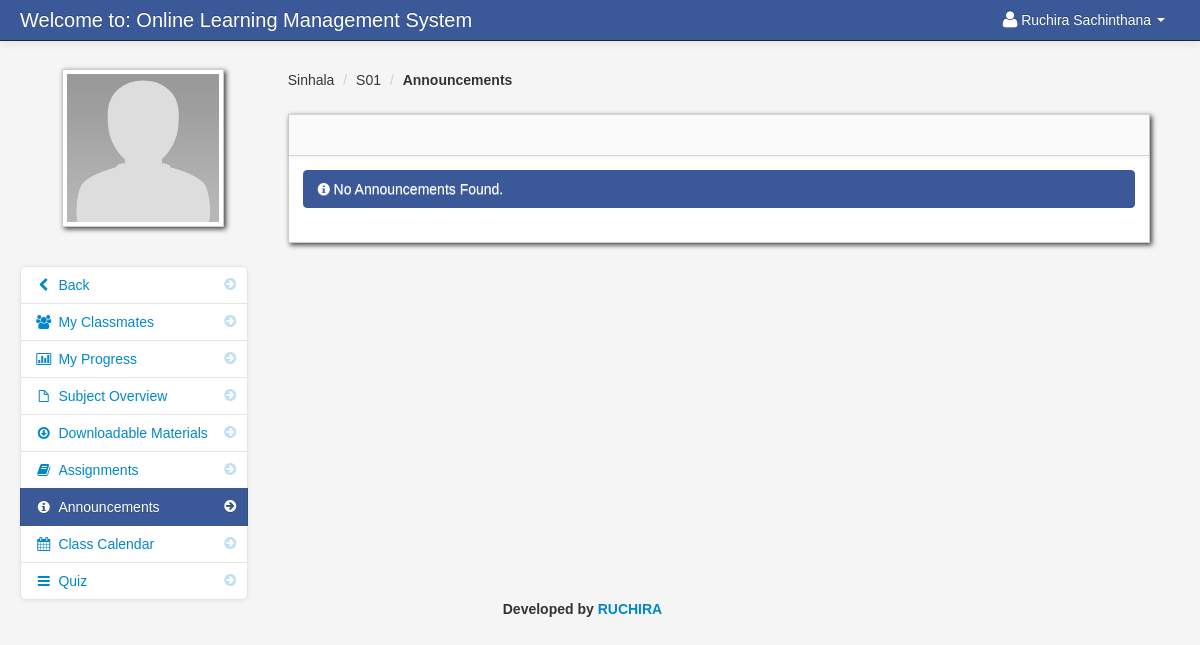
Screenshot of /announcements_student.php?id=1 (signed in) with the database file from the repository.
### tables this page shows
CREATE TABLE `student` (
  `student_id` int(11) NOT NULL,
  `firstname` varchar(100) NOT NULL,
  `lastname` varchar(100) NOT NULL,
  `class_id` int(11) NOT NULL,
  `username` varchar(100) NOT NULL,
  `password` varchar(100) NOT NULL,
  `location` varchar(100) NOT NULL,
  `status` varchar(100) NOT NULL
);

CREATE TABLE `teacher_class` (
  `teacher_class_id` int(11) NOT NULL,
  `teacher_id` int(11) NOT NULL,
  `class_id` int(11) NOT NULL,
  `subject_id` int(11) NOT NULL,
  `thumbnails` varchar(100) NOT NULL,
  `school_year` varchar(100) NOT NULL
);

CREATE TABLE `class` (
  `class_id` int(11) NOT NULL,
  `class_name` varchar(100) NOT NULL
);

CREATE TABLE `subject` (
  `subject_id` int(11) NOT NULL,
  `subject_code` varchar(100) NOT NULL,
  `subject_title` varchar(100) NOT NULL,
  `category` varchar(100) NOT NULL,
  `description` longtext NOT NULL,
  `unit` int(11) NOT NULL,
  `Pre_req` varchar(100) NOT NULL,
  `semester` varchar(100) NOT NULL
);

### session.php (called while the page is built, shortened)
<?php
$session_id=$_SESSION['id'];
?>

### announcements_student.php (the view, shortened to what this page needs)
<?php include('header_dashboard.php'); ?>
<?php include('session.php'); ?>
<?php $get_id = $_GET['id']; ?>
    <body>
		<?php include('navbar_student.php'); ?>
        <div class="container-fluid">
            <div class="row-fluid">
				<?php include('annoucement_link_student.php'); ?>
                <div class="span9" id="content">
                     <div class="row-fluid">
										<?php $class_query = mysqli_query($conn,"select * from teacher_class
										LEFT JOIN class ON class.class_id = teacher_class.class_id
										LEFT JOIN subject ON subject.subject_id = teacher_class.subject_id
										where teacher_class_id = '$get_id'")or die(mysqli_error());
										$class_row = mysqli_fetch_array($class_query);
										?>
					     <ul class="breadcrumb">
							<li><a href="#"><?php echo $class_row['class_name']; ?></a> <span class="divider">/</span></li>
							<li><a href="#"><?php echo $class_row['subject_code']; ?></a> <span class="divider">/</span></li>
							<li><a href="#"><b>Announcements</b></a></li>
						</ul>
                        <div id="block_bg" class="block">
                            <div class="navbar navbar-inner block-header">
                            </div>
                            <div class="block-content collapse in">
                                <div class="span12">
								 <?php
								 $query_announcement = mysqli_query($conn,"select * from teacher_class_announcements
																	where  teacher_class_id = '$get_id' order by date DESC
																	")or die(mysqli_error());
								$count = mysqli_num_rows($query_announcement);
								if ($count > 0){
								 while($row = mysqli_fetch_array($query_announcement)){
								 $id = $row['teacher_class_announcements_id'];
								 ?>
											<div class="post"  id="del<?php echo $id; ?>">
											<?php echo $row['content']; ?>
											<hr>
											<strong><i class="icon-calendar"></i> <?php echo $row['date']; ?></strong>
											</div>
								<?php }}else{ ?>
								<div class="alert alert-info"><i class="icon-info-sign"></i> No Announcements Found.</div>
								<?php } ?>
                                </div>
                            </div>
                        </div>
                    </div>
                </div>
                </div>
            </div>
		<?php include('footer.php'); ?>
		<?php include('script.php'); ?>
    </body>
</html>

### navbar_student.php (shortened to what this page needs)
<div class="navbar navbar-fixed-top navbar-inverse">
        <div class="navbar-inner">
            <div class="container-fluid">
                <a class="brand" href="#">Welcome to: Online Learning Management System</a>
					<div class="nav-collapse collapse">
						<ul class="nav pull-right">
							<?php $query= mysqli_query($conn,"select * from student where student_id = '$session_id'")or die(mysqli_error());
									$row = mysqli_fetch_array($query);
							?>
							<li class="dropdown">
								<a href="#" role="button" class="dropdown-toggle" data-toggle="dropdown"> <i class="icon-user icon-large"></i><?php echo $row['firstname']." ".$row['lastname'];  ?> <i class="caret"></i></a>
							</li>
						</ul>
					</div>
            </div>
        </div>
</div>

### annoucement_link_student.php (shortened to what this page needs)
<div class="span3" id="sidebar">
	<img id="avatar" src="admin/<?php echo $row['location']; ?>" class="img-polaroid">
		<ul class="nav nav-list bs-docs-sidenav nav-collapse collapse">
				<li class=""><a href="dashboard_student.php"><i class="icon-chevron-right"></i><i class="icon-chevron-left"></i>&nbsp;Back</a></li>
				<li class=""><a href="my_classmates.php<?php echo '?id='.$get_id; ?>"><i class="icon-chevron-right"></i><i class="icon-group"></i>&nbsp;My Classmates</a></li>
				<li class=""><a href="progress.php<?php echo '?id='.$get_id; ?>"><i class="icon-chevron-right"></i><i class="icon-bar-chart"></i>&nbsp;My Progress</a></li>
				<li class=""><a href="subject_overview_student.php<?php echo '?id='.$get_id; ?>"><i class="icon-chevron-right"></i><i class="icon-file"></i>&nbsp;Subject Overview</a></li>
				<li class=""><a href="downloadable_student.php<?php echo '?id='.$get_id; ?>"><i class="icon-chevron-right"></i><i class="icon-download"></i>&nbsp;Downloadable Materials</a></li>
				<li class=""><a href="assignment_student.php<?php echo '?id='.$get_id; ?>"><i class="icon-chevron-right"></i><i class="icon-book"></i>&nbsp;Assignments</a></li>
				<li class="active"><a href="announcements_student.php<?php echo '?id='.$get_id; ?>"><i class="icon-chevron-right"></i><i class="icon-info-sign"></i>&nbsp;Announcements</a></li>
				<li class=""><a href="class_calendar_student.php<?php echo '?id='.$get_id; ?>"><i class="icon-chevron-right"></i><i class="icon-calendar"></i>&nbsp;Class Calendar</a></li>
				<li class=""><a href="student_quiz_list.php<?php echo '?id='.$get_id; ?>"><i class="icon-chevron-right"></i><i class="icon-reorder"></i>&nbsp;Quiz</a></li>
		</ul>
</div>

### admin/assets/styles.css (style rules this page uses)
body { padding-top: 60px; padding-bottom: 40px; background-color: #f5f5f5; }
#content { margin-left:0px; }
.breadcrumb { margin: 0 0 0px; padding: 10px 0px; background-color: transparent; }
.block { background: url("../images/pixel-60fff.png") repeat scroll 0 0 rgba(0, 0, 0, 0) !important; border: 1px solid #ccc; background: white; margin: 1em 0em; border-top: none; -webkit-box-shadow: 2px 2px 5px rgba(0, 0, 6, 0.75); -moz-box-shadow: 2px 2px 5px rgba(0, 0, 6, 0.75); box-shadow: 2px 2px 5px rgba(0, 0, 6, 0.75); }
.block-content { margin: 1em; min-height: .25em; }
.block-header { margin-bottom: 0px; border-right: none; border-left: none; -webkit-border-radius: 0px; -moz-border-radius: 0px; border-radius: 0px; }
.bs-docs-sidenav { max-width: 228px; margin: 30px 0 0; padding: 0; background-color: #fff; -webkit-border-radius: 6px; -moz-border-radius: 6px; border-radius: 6px; -webkit-box-shadow: 0 1px 4px rgba(0,0,0,.065); -moz-box-shadow: 0 1px 4px rgba(0,0,0,.065); box-shadow: 0 1px 4px rgba(0,0,0,.065); }
.bs-docs-sidenav > li > a { display: block; width: 190px \9; margin: 0 0 -1px; padding: 8px 14px; border: 1px solid #e5e5e5; }
.bs-docs-sidenav > li:first-child > a { -webkit-border-radius: 6px 6px 0 0; -moz-border-radius: 6px 6px 0 0; border-radius: 6px 6px 0 0; }
.bs-docs-sidenav > li:last-child > a { -webkit-border-radius: 0 0 6px 6px; -moz-border-radius: 0 0 6px 6px; border-radius: 0 0 6px 6px; }
.bs-docs-sidenav > .active > a { position: relative; z-index: 2; padding: 9px 15px; border: 0; text-shadow: 0 1px 0 rgba(0,0,0,.15); -webkit-box-shadow: inset 1px 0 0 rgba(0,0,0,.1), inset -1px 0 0 rgba(0,0,0,.1); -moz-box-shadow: inset 1px 0 0 rgba(0,0,0,.1), inset -1px 0 0 rgba(0,0,0,.1); box-shadow: inset 1px 0 0 rgba(0,0,0,.1), inset -1px 0 0 rgba(0,0,0,.1); }
.bs-docs-sidenav .icon-chevron-right { float: right; margin-top: 2px; margin-right: -6px; opacity: .25; }
.bs-docs-sidenav .active .icon-chevron-right, .bs-docs-sidenav .active a:hover .icon-chevron-right { opacity: 1; }

### rows the page displays
student: firstname "Ruchira", lastname "Sachinthana", location (placeholder picture)
teacher_class: class.class_name "Sinhala", subject.subject_code "S01"
